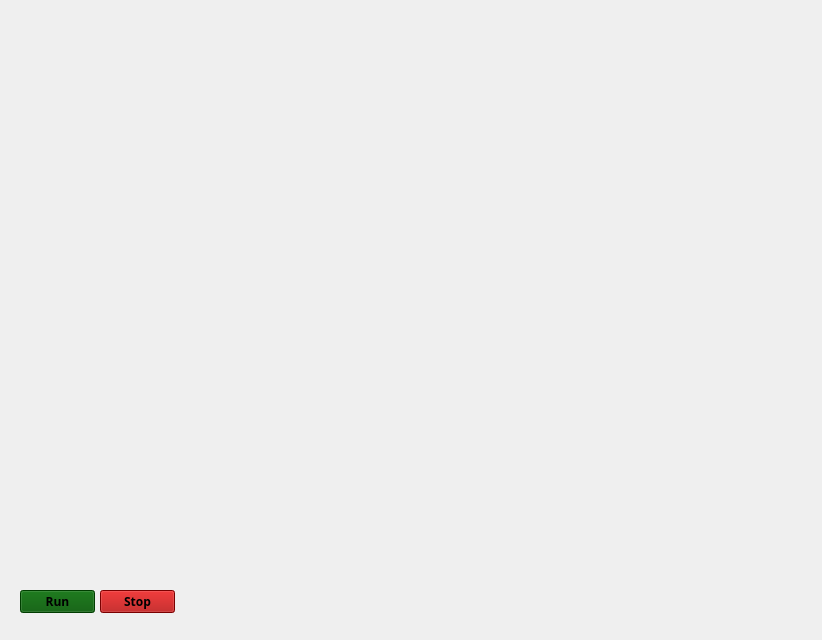
<?xml version="1.0" encoding="UTF-8"?>
<ui version="4.0">
 <class>GoneUi</class>
 <widget class="QMainWindow" name="GoneUi">
  <property name="geometry">
   <rect>
    <x>0</x>
    <y>0</y>
    <width>822</width>
    <height>640</height>
   </rect>
  </property>
  <property name="windowTitle">
   <string>MainWindow</string>
  </property>
  <widget class="QWidget" name="centralwidget">
   <widget class="QLabel" name="label">
    <property name="geometry">
     <rect>
      <x>10</x>
      <y>10</y>
      <width>811</width>
      <height>631</height>
     </rect>
    </property>
    <property name="text">
     <string/>
    </property>
    <property name="pixmap">
     <pixmap>Siri.gif</pixmap>
    </property>
    <property name="scaledContents">
     <bool>true</bool>
    </property>
   </widget>
   <widget class="QPushButton" name="pushButton">
    <property name="geometry">
     <rect>
      <x>20</x>
      <y>590</y>
      <width>75</width>
      <height>23</height>
     </rect>
    </property>
    <property name="font">
     <font>
      <family>Arial Black</family>
      <weight>75</weight>
      <bold>true</bold>
     </font>
    </property>
    <property name="cursor">
     <cursorShape>ClosedHandCursor</cursorShape>
    </property>
    <property name="styleSheet">
     <string notr="true">background-color:rgb(0, 85, 0)</string>
    </property>
    <property name="text">
     <string>Run</string>
    </property>
   </widget>
   <widget class="QPushButton" name="pushButton_2">
    <property name="geometry">
     <rect>
      <x>100</x>
      <y>590</y>
      <width>75</width>
      <height>23</height>
     </rect>
    </property>
    <property name="font">
     <font>
      <family>Arial Black</family>
      <weight>75</weight>
      <bold>true</bold>
     </font>
    </property>
    <property name="cursor">
     <cursorShape>OpenHandCursor</cursorShape>
    </property>
    <property name="styleSheet">
     <string notr="true">background-color:rgb(170, 0, 0)</string>
    </property>
    <property name="text">
     <string>Stop</string>
    </property>
   </widget>
   <widget class="QLabel" name="label_2">
    <property name="geometry">
     <rect>
      <x>10</x>
      <y>10</y>
      <width>201</width>
      <height>81</height>
     </rect>
    </property>
    <property name="text">
     <string/>
    </property>
    <property name="pixmap">
     <pixmap>Initiate.gif</pixmap>
    </property>
   </widget>
   <widget class="QTextBrowser" name="textBrowser">
    <property name="geometry">
     <rect>
      <x>170</x>
      <y>460</y>
      <width>256</width>
      <height>61</height>
     </rect>
    </property>
    <property name="font">
     <font>
      <family>Arial Black</family>
      <weight>75</weight>
      <bold>true</bold>
     </font>
    </property>
    <property name="styleSheet">
     <string notr="true">background:transparent;
border-radius:none;</string>
    </property>
   </widget>
   <widget class="QTextBrowser" name="textBrowser_2">
    <property name="geometry">
     <rect>
      <x>420</x>
      <y>460</y>
      <width>256</width>
      <height>61</height>
     </rect>
    </property>
    <property name="font">
     <font>
      <family>Arial Black</family>
      <weight>75</weight>
      <bold>true</bold>
     </font>
    </property>
    <property name="styleSheet">
     <string notr="true">background:transparent;
border-radius:none;
</string>
    </property>
   </widget>
  </widget>
 </widget>
 <resources/>
 <connections/>
</ui>
